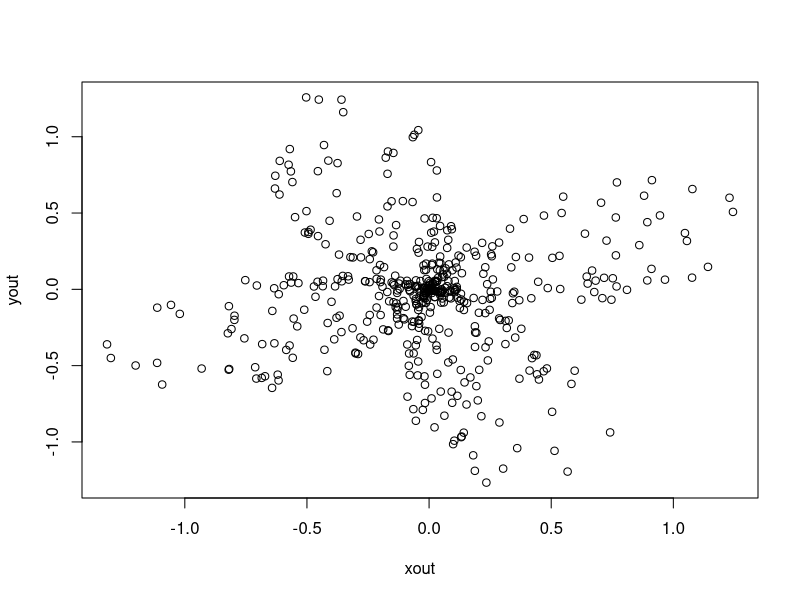

This figure's R source: (Note: this script raises an error after producing the figure.)
rstar <- function(n, p1, p2, lambda1, lambda2){
	A <- 2*pi*runif(n,0,1)
	upper <- p1*sin(lambda1*A) + p2*cos(lambda2*A)
	r <- sign(upper) * runif(n, 0, abs(upper))
	out <- data.frame(xout = r*cos(A), yout = r*sin(A))
	return(out)
}

#V <- 2 
G <- 500
N <- 10
sigma2 <- .1

beta_sim = rstar(G, 1, 1, 2, 2)
plot(beta_sim)

beta <- apply(beta_sim, 1, identity)
X <- diag(2) %x% rep(1, N)
y <- matrix(rnorm(G*2*N, X%*%beta, sqrt(sigma2)), G, 2*N, byrow=T)
bhat <- t(solve(t(X)%*%X) %*% t(X) %*% t(y))
bhat <- data.frame(xout=bhat[,1], yout=bhat[,2])

lambda2 <- 1
alpha <- 10

out <- dpgmm_init(data=y, design=X, lambda2=lambda2, alpha=alpha, G=G, V=2, K=100, N=N, iter=20000, init_iter=1000)
hist(out$sigma2, 30)

par(mfrow=c(4, 4))
for(g in 1:16){
  hist(out$beta_g[1,g,], 30)
  abline(v=beta[1,g])
}

library(ggplot2)
b1 <- as.numeric(out$beta_g[1,,])
b2 <- as.numeric(out$beta_g[2,,])
b <- data.frame(xout=b1, yout=b2)
ggplot(b, aes(xout, yout)) + geom_hex(bins=40) +
  geom_point(data=beta_sim) +
  geom_point(data=bhat, color="red")+
  scale_fill_continuous(trans="log", low = "white", high = "blue")
